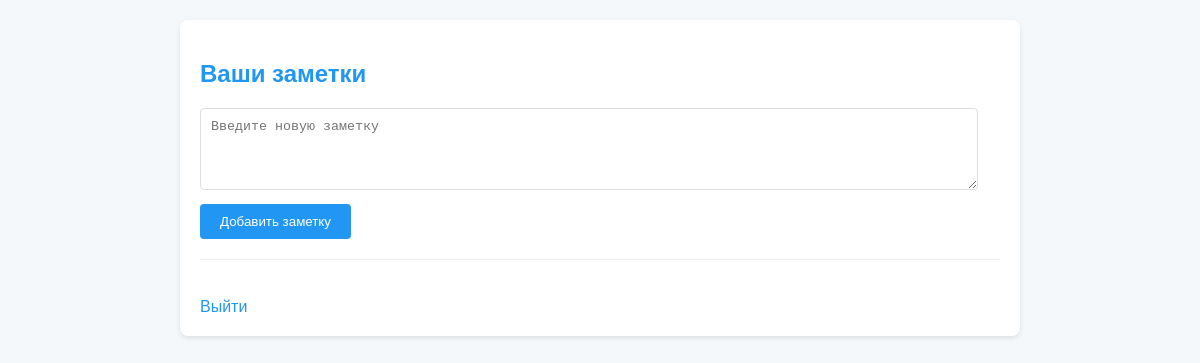
Page / (signed in) on the earlier database version.
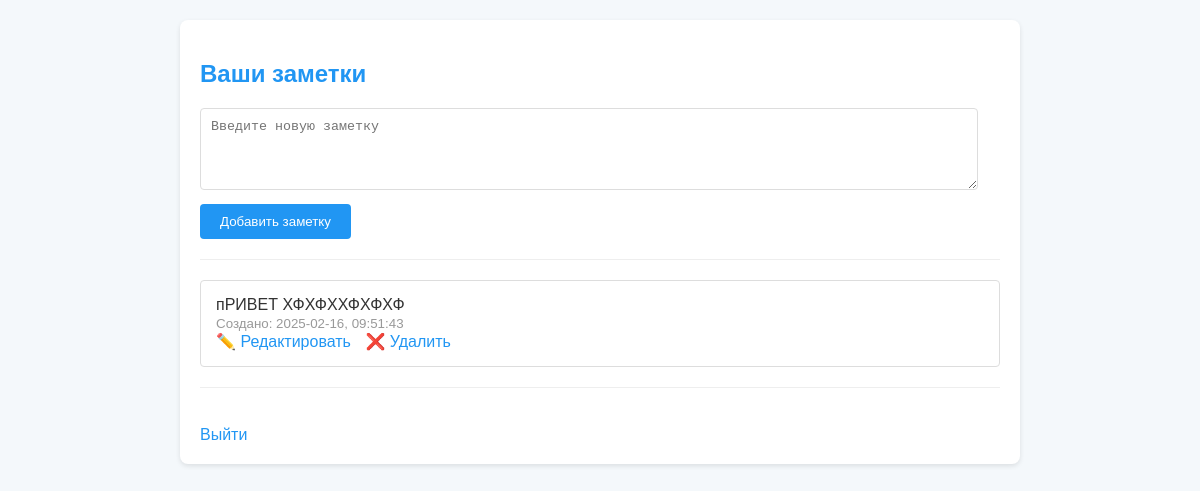
Same page on the later database version.
### app.py (models this page shows)
class Note(db.Model):
    id = db.Column(db.Integer, primary_key=True)
    content = db.Column(db.String(1000), nullable=False)
    date_created = db.Column(db.DateTime, default=datetime.utcnow)
    user_id = db.Column(db.Integer, db.ForeignKey('user.id'), nullable=False)
    user = db.relationship('User', backref=db.backref('notes', lazy=True))

### app.py (the view)
@app.route('/')
def index():
    if 'user_id' in session:
        notes = Note.query.filter_by(user_id=session['user_id']).all()
        return render_template('notebook.html', notes=notes)
    return redirect(url_for('login'))

### templates/notebook.html (shortened to what this page needs)
<!DOCTYPE html>
<html lang="ru">
<head>
</head>
<body>
    <div class="container">
        <h2>Ваши заметки</h2>
        <form method="POST" action="{{ url_for('add_note') }}">
            <textarea name="content" rows="4" cols="50" placeholder="Введите новую заметку"></textarea><br>
            <button type="submit">Добавить заметку</button>
        </form>
        <hr>
        {% for note in notes %}
            <div class="note">
                <p>{{ note.content }}</p>
                <small>Создано: {{ note.date_created.strftime('%Y-%m-%d, %H:%M:%S') }}</small>
                <br>
                <a href="{{ url_for('edit_note', id=note.id) }}">✏️ Редактировать</a>
                <a href="{{ url_for('delete_note', id=note.id) }}" onclick="return confirm('Удалить заметку?')">❌ Удалить</a>
            </div>
            <hr>
        {% endfor %}
        <br>
        <a href="{{ url_for('logout') }}">Выйти</a>
    </div>
</body>
</html>

### templates/notebook.html (style rules this page uses)
body { font-family: sans-serif; background-color: #f4f8fb; color: #333; margin: 0; padding: 20px; }
h2 { color: #2196F3; }
.container { max-width: 800px; margin: 0 auto; background-color: white; padding: 20px; border-radius: 8px; box-shadow: 0 2px 5px rgba(0, 0, 0, 0.1); }
textarea { width: calc(100% - 22px); padding: 10px; margin-bottom: 10px; border: 1px solid #ddd; border-radius: 4px; box-sizing: border-box; }
button { background-color: #2196F3; color: white; padding: 10px 20px; border: none; border-radius: 4px; cursor: pointer; }
.note { margin-bottom: 20px; padding: 15px; border: 1px solid #ddd; border-radius: 4px; background-color: #fff; }
.note p { margin:0; }
.note small { color: #999; }
a { color: #2196F3; text-decoration: none; margin-right: 10px; }
hr { margin: 20px 0; border: none; border-top: 1px solid #eee; }

Differences in the rows shown:
added Note: content "пРИВЕТ ХФХФХХФХФХФ", date_created "2025-02-16, 09:51:43"
